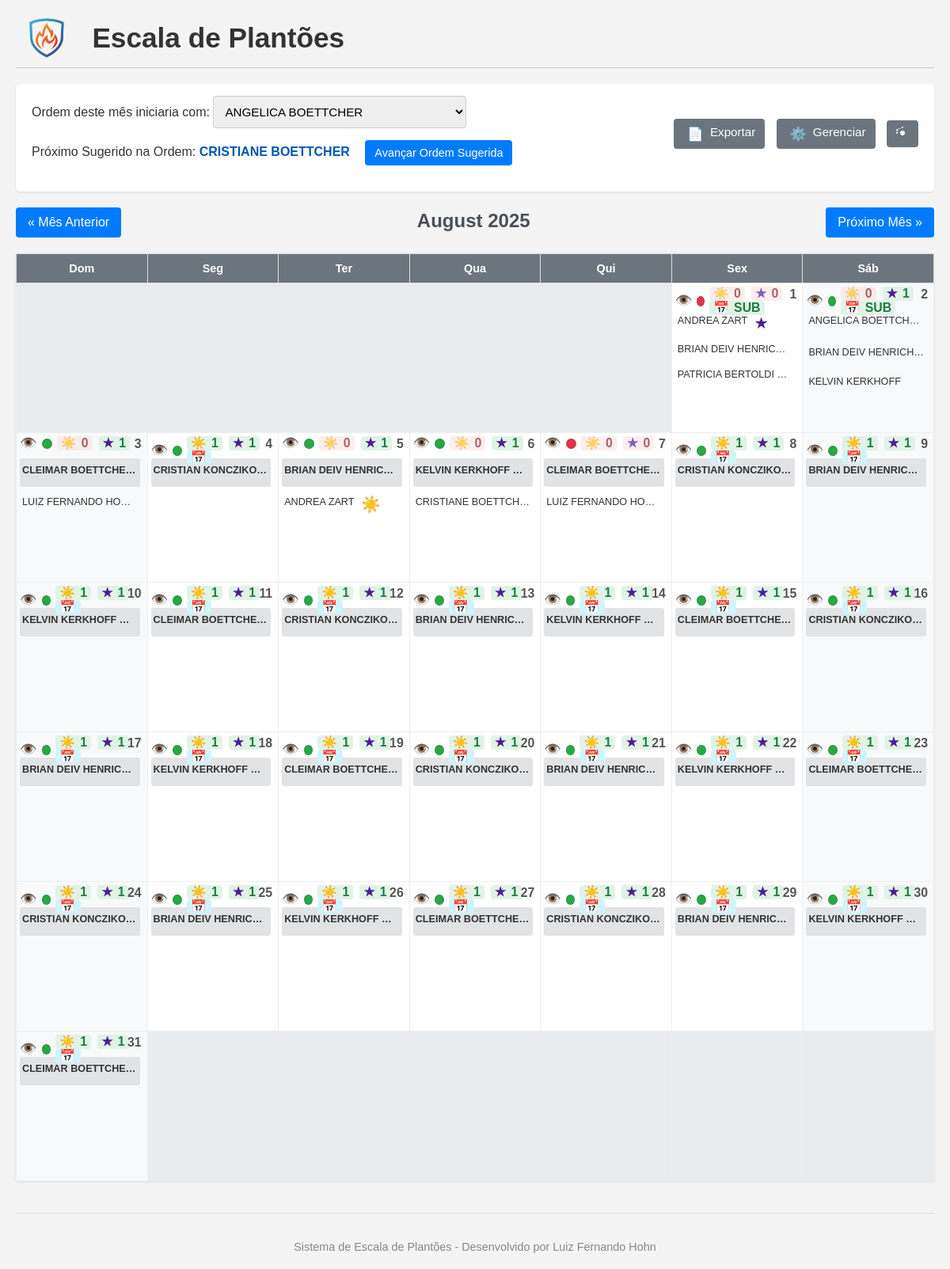
The app's page /escala.php with its own data.
### tables this page shows
CREATE TABLE `plantoes` (
  `id` int(11) NOT NULL,
  `bombeiro_id` int(11) NOT NULL,
  `data` date NOT NULL,
  `turno` enum('D','N','I') NOT NULL
);

CREATE TABLE `bombeiros` (
  `id` int(11) NOT NULL,
  `nome_completo` varchar(255) NOT NULL,
  `email` varchar(191) DEFAULT NULL,
  `cpf` varchar(14) DEFAULT NULL COMMENT 'Formato 000.000.000-00',
  `endereco` varchar(255) DEFAULT NULL COMMENT 'Endereço residencial completo',
  `telefone` varchar(20) DEFAULT NULL COMMENT 'Número de telefone principal',
  `telefone_emergencia` varchar(20) DEFAULT NULL COMMENT 'Contato de emergência (nome e telefone)',
  `tipo` enum('BC','Fixo') NOT NULL,
  `ativo` tinyint(1) NOT NULL DEFAULT 1,
  `fixo_ref_data` date DEFAULT NULL,
  `fixo_ref_dia_ciclo` tinyint(1) DEFAULT NULL CHECK (`fixo_ref_dia_ciclo` between 1 and 4),
  `data_cadastro` timestamp NOT NULL DEFAULT current_timestamp(),
  `endereco_rua` varchar(255) DEFAULT NULL,
  `endereco_numero` varchar(20) DEFAULT NULL,
  `endereco_bairro` varchar(100) DEFAULT NULL,
  `endereco_cidade` varchar(100) DEFAULT NULL,
  `endereco_uf` varchar(2) DEFAULT NULL,
  `endereco_cep` varchar(10) DEFAULT NULL,
  `telefone_principal` varchar(20) DEFAULT NULL,
  `contato_emergencia_nome` varchar(255) DEFAULT NULL,
  `contato_emergencia_fone` varchar(20) DEFAULT NULL,
  `dados_bancarios` text DEFAULT NULL COMMENT 'Ex: Banco XPTO, Ag: 0001, C/C: 12345-6',
  `tamanho_gandola` varchar(20) DEFAULT NULL,
  `tamanho_camiseta` varchar(20) DEFAULT NULL,
  `tamanho_calca` varchar(20) DEFAULT NULL,
  `tamanho_calcado` varchar(10) DEFAULT NULL,
  `banco_nome` varchar(100) DEFAULT NULL COMMENT 'Nome do Banco',
  `banco_agencia` varchar(20) DEFAULT NULL COMMENT 'Número da Agência (com dígito, se houver)',
  `banco_conta` varchar(30) DEFAULT NULL COMMENT 'Número da Conta Corrente/Poupança (com dígito)',
  `banco_pix` varchar(100) DEFAULT NULL COMMENT 'Chave PIX principal (CPF, e-mail, telefone, aleatória)'
);

### escala.php (the view, shortened to what the rows shown need)
<?php
require_once __DIR__ . '/includes/db.php';
require_once __DIR__ . '/includes/funcoes.php';
$mes_atual = isset($_GET['month']) ? (int)$_GET['month'] : date('m');
$ano_atual = isset($_GET['year']) ? (int)$_GET['year'] : date('Y');
$timestamp_primeiro_dia = mktime(0, 0, 0, $mes_atual, 1, $ano_atual);
$nome_mes = ucfirst(strftime('%B', $timestamp_primeiro_dia));
$dias_no_mes = date('t', $timestamp_primeiro_dia);
$dia_semana_primeiro = date('w', $timestamp_primeiro_dia);
$data_inicio_mes = sprintf('%04d-%02d-01', $ano_atual, $mes_atual);
$data_fim_mes    = sprintf('%04d-%02d-%02d', $ano_atual, $mes_atual, $dias_no_mes);
$plantoes_mes = [];
$fixos_servico_mes = [];
$vagas_dia_mes = [];
$sql_plantoes_mes = "SELECT p.id as plantao_id, p.bombeiro_id, p.data, p.turno, b.nome_completo, b.tipo
                     FROM plantoes p
                     JOIN bombeiros b ON p.bombeiro_id = b.id
                     WHERE p.data BETWEEN ? AND ? AND b.ativo = 1";
if ($stmt_plantoes = mysqli_prepare($conn, $sql_plantoes_mes)) {
    mysqli_stmt_bind_param($stmt_plantoes, "ss", $data_inicio_mes, $data_fim_mes);
    mysqli_stmt_execute($stmt_plantoes);
    $result_plantoes = mysqli_stmt_get_result($stmt_plantoes);
    while ($row = mysqli_fetch_assoc($result_plantoes)) {
        if (!isset($plantoes_mes[$row['data']])) $plantoes_mes[$row['data']] = [];
        $plantoes_mes[$row['data']][$row['bombeiro_id']] = $row;
    }
} else {
    echo "Erro ao buscar plantões: " . mysqli_error($conn);
}
for ($dia = 1; $dia <= $dias_no_mes; $dia++) {
    $data_corrente = sprintf("%04d-%02d-%02d", $ano_atual, $mes_atual, $dia);
    $fixo_dia = get_fixo_de_servico($data_corrente, $conn);
    $fixos_servico_mes[$data_corrente] = $fixo_dia;
    $vagas_bc_d = 1;
    $vagas_bc_n = 1;
    $tem_excecao = false;
    if ($fixo_dia) {
        $tem_excecao = verificar_excecao_fixo((int)$fixo_dia['id'], $data_corrente, $conn);
    }
    $fixo_invalido = empty($fixo_dia) || $tem_excecao;
    $vaga_fixo_integral = $fixo_invalido ? 1 : 0;
    if (isset($plantoes_mes[$data_corrente])) {
        foreach ($plantoes_mes[$data_corrente] as $plantao) {
            if ($plantao['tipo'] == 'BC') {
                if ($plantao['turno'] == 'D') {
                    $vagas_bc_d--;
                } elseif ($plantao['turno'] == 'N') {
                    $vagas_bc_n--;
                } elseif ($plantao['turno'] == 'I') {
                    $vagas_bc_d--;
                    $vagas_bc_n--;
                } elseif ($plantao['turno'] == 'I_SUB') {
                    $vaga_fixo_integral--;
                }
            }
        }
    }
    $vagas_dia_mes[$data_corrente] = [
        'D'     => max(0, $vagas_bc_d),
        'N'     => max(0, $vagas_bc_n),
        'I_SUB' => max(0, $vaga_fixo_integral),
    ];
}
$dias_semana = ['Dom', 'Seg', 'Ter', 'Qua', 'Qui', 'Sex', 'Sáb'];
?>
<!DOCTYPE html>
<html lang="pt-br">
<head>
    <link rel="stylesheet" href="css/style.css">
</head>
<body>
    <div class="main-title-container">
        <h1>Escala de Plantões</h1>
    </div>
    <div class="calendar-nav">
        <h2><?php echo htmlspecialchars($nome_mes) . ' ' . $ano_atual; ?></h2>
    </div>
    <table class="calendar">
        <thead>
            <tr>
                <?php foreach ($dias_semana as $dia_nome): ?>
                    <th><?php echo $dia_nome; ?></th>
                <?php endforeach; ?>
            </tr>
        </thead>
        <tbody>
            <tr>
                <?php
                $dia_atual_semana = $dia_semana_primeiro;
                for ($dia = 1; $dia <= $dias_no_mes; $dia++):
                    $data_corrente   = sprintf("%04d-%02d-%02d", $ano_atual, $mes_atual, $dia);
                    $fixo_do_dia     = $fixos_servico_mes[$data_corrente] ?? null;
                    $plantoes_do_dia = $plantoes_mes[$data_corrente] ?? [];
                    $vagas_do_dia    = $vagas_dia_mes[$data_corrente];
                    $is_weekend = ($dia_atual_semana == 0 || $dia_atual_semana == 6);
                    $status_dot_class = ($vagas_do_dia['D'] > 0 || $vagas_do_dia['N'] > 0) ? 'green' : 'red';
                    $pode_integral    = ($vagas_do_dia['D'] > 0 && $vagas_do_dia['N'] > 0);
                ?>
                <td class="<?php echo $is_weekend ? 'weekend' : ''; ?>">
                    <span class="day-number"><?php echo $dia; ?></span>
                    <div class="cell-icons-top">
                        <button class="btn-detalhes" data-date="<?php echo $data_corrente; ?>" title="Ver detalhes e registrar plantão">👁️</button>
                        <span class="status-dot <?php echo $status_dot_class; ?>" title="Status Vagas BC (Verde=Vagas, Vermelho=Lotado)"></span>
                        <div class="cell-availability-info">
                            <span class="availability-slot availability-D <?php echo ($vagas_do_dia['D'] > 0) ? 'disponivel' : 'lotado'; ?>"
                                  title="Vagas BC Diurnas: <?php echo $vagas_do_dia['D']; ?>">
                                <span class="turno-icon turno-D">☀️</span> <?php echo $vagas_do_dia['D']; ?>
                            </span>
                            <span class="availability-slot availability-N <?php echo ($vagas_do_dia['N'] > 0) ? 'disponivel' : 'lotado'; ?>"
                                  title="Vagas BC Noturnas: <?php echo $vagas_do_dia['N']; ?>">
                                <span class="turno-icon turno-N">★</span> <?php echo $vagas_do_dia['N']; ?>
                            </span>
                            <?php if (!empty($vagas_do_dia['I_SUB']) && $vagas_do_dia['I_SUB'] > 0): ?>
                                <span class="availability-slot availability-ISUB disponivel" title="Vaga Integral (Substituto do Fixo)">
                                    <span class="turno-icon turno-I">📅</span> SUB
                                </span>
                            <?php endif; ?>
                            <?php if ($pode_integral): ?>
                                <span class="availability-slot availability-I disponivel" title="Vaga Integral BC (24h) Disponível">
                                    <span class="turno-icon turno-I">📅</span>
                                </span>
                            <?php endif; ?>
                        </div>
                    </div>
                    <div class="plantoes-do-dia">
                        <?php if ($fixo_do_dia): ?>
                            <span class="plantao-item fixo">
                                <?php echo htmlspecialchars(abreviar_nome($fixo_do_dia['nome_completo'], 30)); ?>
                                <?php echo get_turno_icon(null, true); ?>
                            </span>
                        <?php endif; ?>
                        <?php foreach ($plantoes_do_dia as $plantao): ?>
                            <span class="plantao-item bc">
                                <?php echo htmlspecialchars(abreviar_nome($plantao['nome_completo'], 30)); ?>
                                <?php echo get_turno_icon($plantao['turno']); ?>
                            </span>
                        <?php endforeach; ?>
                    </div>
                </td>
                <?php
                    $dia_atual_semana++;
                    if ($dia_atual_semana > 6) {
                        echo '</tr><tr>';
                        $dia_atual_semana = 0;
                    }
                endfor;
                ?>
            </tr>
        </tbody>
    </table>
</body>
</html>

### includes/funcoes.php (shortened to what the rows shown need)
<?php
function calcular_dia_ciclo_fixo(array $fixo, string $data_alvo): ?int {
    $ref_dia_ciclo = (int) $fixo['fixo_ref_dia_ciclo'];
    try {
        $alvo_dt_obj = new DateTime($data_alvo);
        $ref_data_obj = new DateTime($fixo['fixo_ref_data']);
        $intervalo = $ref_data_obj->diff($alvo_dt_obj);
        $dias_diff = (int) $intervalo->format('%r%a');
        return (($dias_diff + $ref_dia_ciclo - 1) % 4 + 4) % 4 + 1;
    } catch (Exception $e) {
        error_log("calcular_dia_ciclo_fixo: Erro de data: " . $e->getMessage());
        return null;
    }
}
function verificar_excecao_fixo(int $bombeiro_id, string $data, mysqli $conn): bool {
    $sql = "SELECT id FROM excecoes_ciclo_fixo WHERE bombeiro_id = ? AND data = ?";
    if ($stmt = mysqli_prepare($conn, $sql)) {
        mysqli_stmt_bind_param($stmt, "is", $bombeiro_id, $data);
        if(mysqli_stmt_execute($stmt)) {
            mysqli_stmt_store_result($stmt);
            $num_rows = mysqli_stmt_num_rows($stmt);
            return $num_rows > 0;
        }
    }
    return false;
}
function get_fixo_de_servico(string $data, mysqli $conn): ?array {
    $fixos_ativos = [];
    $sql = "SELECT id, nome_completo, fixo_ref_data, fixo_ref_dia_ciclo FROM bombeiros WHERE tipo = 'Fixo' AND ativo = 1";
    if ($result = mysqli_query($conn, $sql)) {
        while ($row = mysqli_fetch_assoc($result)) {
            $fixos_ativos[] = $row;
        }
    }
    foreach ($fixos_ativos as $fixo) {
        $dia_ciclo = calcular_dia_ciclo_fixo($fixo, $data);
        if ($dia_ciclo === 1) {
            if (!verificar_excecao_fixo((int)$fixo['id'], $data, $conn)) {
                return $fixo;
            }
        }
    }
    return null;
}
function abreviar_nome(string $nome_completo, int $max_len = 10): string { if (mb_strlen($nome_completo) <= $max_len) { return $nome_completo; } return mb_substr($nome_completo, 0, $max_len - 2) . '..'; }
function get_turno_icon(?string $turno, bool $is_fixo_cycle = false, bool $has_excecao = false): string {
    if ($is_fixo_cycle) {
        return $has_excecao ? '<span class="turno-icon fixo-excecao" title="Fixo Removido (Exceção)">🚫</span>' : '<span class="turno-icon fixo-ciclo" title="Fixo - Ciclo 24h">⏰</span>';
    }
    switch ($turno) {
        case 'D': return '<span class="turno-icon turno-D" title="Diurno">☀️</span>';
        case 'N': return '<span class="turno-icon turno-N" title="Noturno">★</span>';
        case 'I': return '<span class="turno-icon turno-I" title="Integral 24h">📅</span>';
        default: return '';
    }
}
?>

### records on screen
plantoes: bombeiro.nome_completo "ANDREA ZART"
plantoes: bombeiro.nome_completo "BRIAN DEIV HENRICH…"
plantoes: bombeiro.nome_completo "PATRICIA BERTOLDI"
plantoes: bombeiro.nome_completo "ANGELICA BOETTCH…"
plantoes: bombeiro.nome_completo "BRIAN DEIV HENRICH…"
plantoes: bombeiro.nome_completo "KELVIN KERKHOFF"
bombeiros: nome_completo "CLEIMAR BOETTCHE…"
plantoes: bombeiro.nome_completo "LUIZ FERNANDO HO…"
bombeiros: nome_completo "CRISTIAN KONCZIKO…"
bombeiros: nome_completo "BRIAN DEIV HENRIC…"
plantoes: bombeiro.nome_completo "ANDREA ZART"
bombeiros: nome_completo "KELVIN KERKHOFF"
plantoes: bombeiro.nome_completo "CRISTIANE BOETTCH…"
plantoes: bombeiro.nome_completo "LUIZ FERNANDO HO…"

### other values on screen
$proximo_sugerido_nome "CRISTIANE BOETTCHER"
$nome_mes "August"
$ano_atual "2025"
$dia_nome "Dom"
$dia_nome "Seg"
$dia_nome "Ter"
$dia_nome "Qua"
$dia_nome "Qui"
$dia_nome "Sex"
$dia_nome "Sáb"
$vagas_do_dia['D'] "0"
$vagas_do_dia['N'] "0"
$vagas_do_dia['N'] "1"
$vagas_do_dia['D'] "1"
form field value "ANGELICA BOETTCHER"
